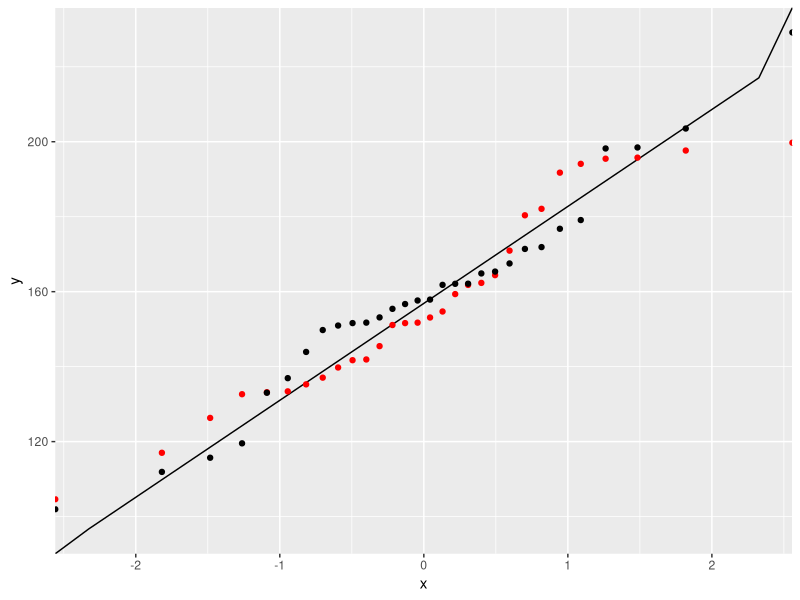

This chart was generated by the following R code:
# I am going to create a qq plot

# First lets get the variable in one uniform and one normal
 var1 <- runif(30,100,200)
 var2 <- rnorm(30,mean = mean(var1),sd = sd(var1))
# Now I will create nearly 100 quantiles and there z value for norm
 z_values <- qnorm(seq(0,1,1/100))
# for these values i need to find the real values
 real_values <- mean(var1) + z_values*sd(var1)
 library(ggplot2)
 var1_order <- var1[order(var1)]
var2_order <- var2[order(var2)] 
quantiles_values <- seq(0,1,1/29)
z_quantile <- qnorm(quantiles_values)
df1 <- data.frame(x = z_values, y =  real_values)
df2 <- data.frame(Quantiles = quantiles_values, Variable1 = var1_order,
                  Variable2 = var2_order, z = z_quantile)
p <- ggplot(df1,aes(x,y)) + geom_line()
p1 <- p + geom_point(data=df2,aes(z,Variable1),color="red")
p1 + geom_point(data=df2,aes(z,Variable2))
